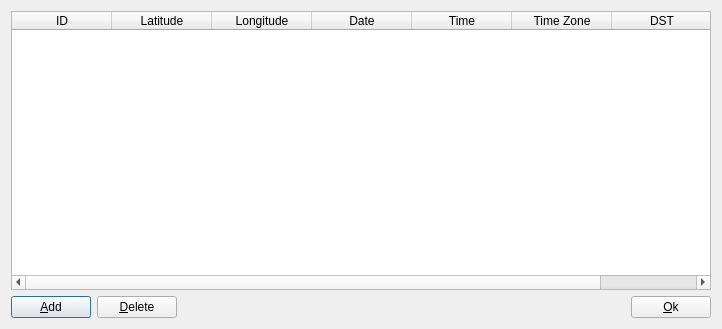
<?xml version="1.0" encoding="UTF-8"?>
<ui version="4.0">
 <class>EditLocationDlg</class>
 <widget class="QDialog" name="EditLocationDlg">
  <property name="geometry">
   <rect>
    <x>0</x>
    <y>0</y>
    <width>722</width>
    <height>329</height>
   </rect>
  </property>
  <property name="windowTitle">
   <string>Dialog</string>
  </property>
  <layout class="QGridLayout" name="gridLayout">
   <item row="0" column="0">
    <layout class="QVBoxLayout" name="verticalLayout">
     <item>
      <widget class="QTableWidget" name="locationTableWidget">
       <property name="contextMenuPolicy">
        <enum>Qt::ActionsContextMenu</enum>
       </property>
       <property name="alternatingRowColors">
        <bool>true</bool>
       </property>
       <property name="sortingEnabled">
        <bool>true</bool>
       </property>
       <property name="columnCount">
        <number>7</number>
       </property>
       <attribute name="horizontalHeaderCascadingSectionResizes">
        <bool>false</bool>
       </attribute>
       <attribute name="horizontalHeaderDefaultSectionSize">
        <number>100</number>
       </attribute>
       <attribute name="horizontalHeaderHighlightSections">
        <bool>true</bool>
       </attribute>
       <attribute name="horizontalHeaderMinimumSectionSize">
        <number>5</number>
       </attribute>
       <attribute name="horizontalHeaderShowSortIndicator" stdset="0">
        <bool>false</bool>
       </attribute>
       <attribute name="horizontalHeaderStretchLastSection">
        <bool>false</bool>
       </attribute>
       <attribute name="verticalHeaderVisible">
        <bool>true</bool>
       </attribute>
       <attribute name="verticalHeaderCascadingSectionResizes">
        <bool>false</bool>
       </attribute>
       <attribute name="verticalHeaderHighlightSections">
        <bool>true</bool>
       </attribute>
       <attribute name="verticalHeaderStretchLastSection">
        <bool>false</bool>
       </attribute>
       <column>
        <property name="text">
         <string>ID</string>
        </property>
       </column>
       <column>
        <property name="text">
         <string>Latitude</string>
        </property>
       </column>
       <column>
        <property name="text">
         <string>Longitude</string>
        </property>
       </column>
       <column>
        <property name="text">
         <string>Date</string>
        </property>
       </column>
       <column>
        <property name="text">
         <string>Time</string>
        </property>
       </column>
       <column>
        <property name="text">
         <string>Time Zone</string>
        </property>
       </column>
       <column>
        <property name="text">
         <string>DST</string>
        </property>
       </column>
      </widget>
     </item>
     <item>
      <layout class="QHBoxLayout" name="horizontalLayout">
       <item>
        <widget class="QPushButton" name="addButton">
         <property name="text">
          <string>&amp;Add</string>
         </property>
        </widget>
       </item>
       <item>
        <widget class="QPushButton" name="deleteButton">
         <property name="text">
          <string>&amp;Delete</string>
         </property>
        </widget>
       </item>
       <item>
        <spacer name="horizontalSpacer">
         <property name="orientation">
          <enum>Qt::Horizontal</enum>
         </property>
         <property name="sizeHint" stdset="0">
          <size>
           <width>40</width>
           <height>20</height>
          </size>
         </property>
        </spacer>
       </item>
       <item>
        <widget class="QPushButton" name="okButton">
         <property name="text">
          <string>&amp;Ok</string>
         </property>
        </widget>
       </item>
      </layout>
     </item>
    </layout>
   </item>
  </layout>
 </widget>
 <resources/>
 <connections/>
</ui>
